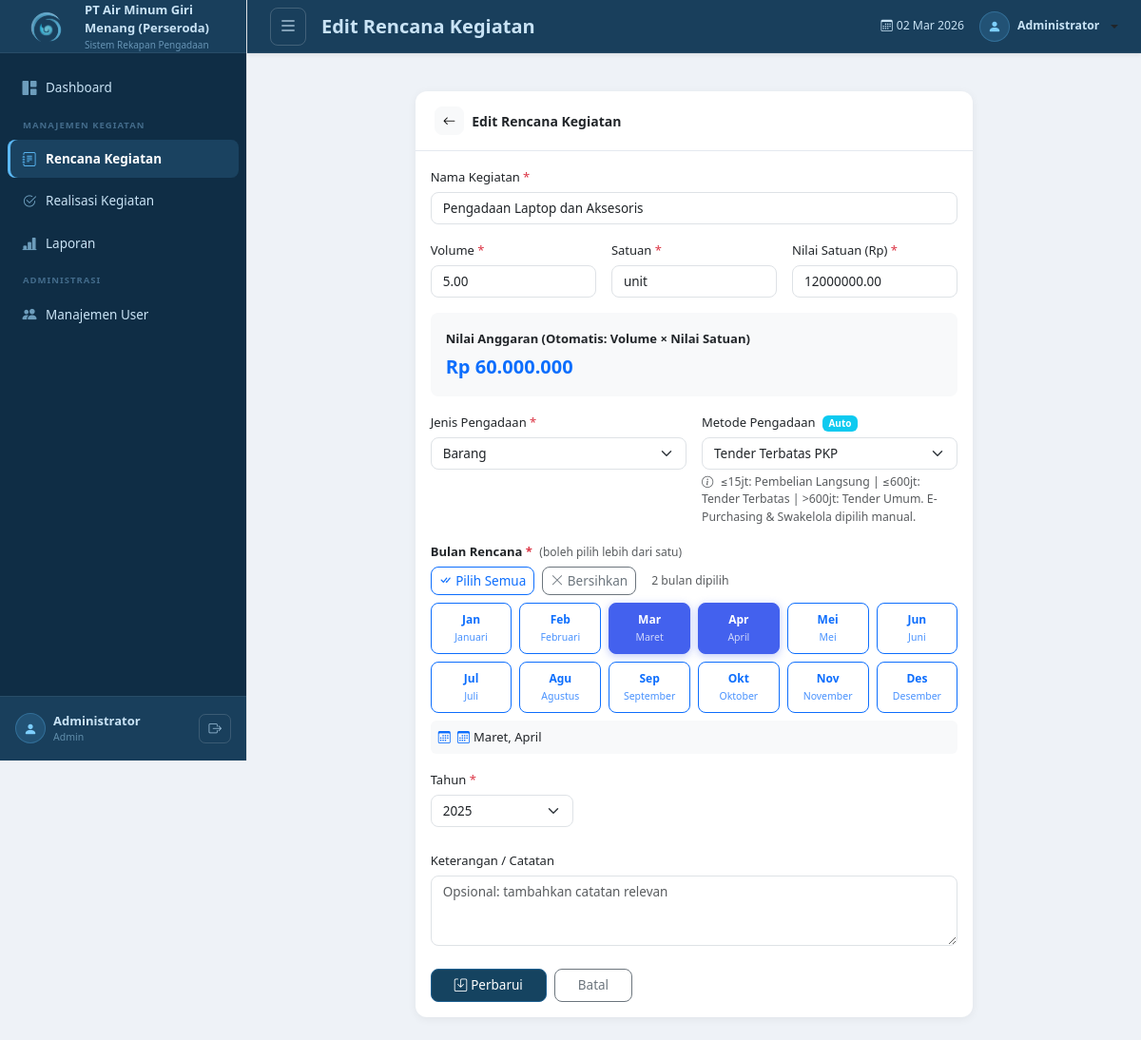
The page /modules/rencana/form.php?id=1 (signed in) on the database its author committed.
### tables this page shows
CREATE TABLE IF NOT EXISTS rencana_kegiatan (
    id INT AUTO_INCREMENT PRIMARY KEY,
    nama_kegiatan VARCHAR(255) NOT NULL,
    volume DECIMAL(15,2) NOT NULL DEFAULT 1,
    satuan VARCHAR(50) NOT NULL,
    nilai_satuan DECIMAL(20,2) NOT NULL DEFAULT 0,
    nilai_anggaran DECIMAL(20,2) NOT NULL DEFAULT 0,
    jenis_pengadaan ENUM('barang','sipil','jasa_konsultan','jasa_lainnya') NOT NULL,
    metode_pengadaan ENUM('pembelian_langsung','tender_terbatas','tender_terbatas_PKP','tender_umum','e_purchasing','swakelola') NOT NULL,
    bulan_rencana VARCHAR(30) NOT NULL,    
    tahun INT NOT NULL,
    keterangan TEXT NULL,
    created_by INT NULL,
    created_at TIMESTAMP DEFAULT CURRENT_TIMESTAMP,
    updated_at TIMESTAMP DEFAULT CURRENT_TIMESTAMP ON UPDATE CURRENT_TIMESTAMP,
    FOREIGN KEY (created_by) REFERENCES users(id) ON DELETE SET NULL
);

### includes/functions.php (called while the page is built, shortened)
<?php
function sanitize($input) {
    return htmlspecialchars(strip_tags(trim($input)), ENT_QUOTES, 'UTF-8');
}

### modules/rencana/form.php (the view, shortened to what this page needs)
<?php
require_once __DIR__ . '/../../includes/functions.php';
$db     = getDB();
$id     = isset($_GET['id']) ? (int)$_GET['id'] : 0;
$isEdit = $id > 0;
$data   = [];
if ($isEdit) {
    $q    = $db->query("SELECT * FROM rencana_kegiatan WHERE id = $id");
    $data = $q->fetch_assoc();
}
$bulanDipilih = [];
if ($isEdit && !empty($data['bulan_rencana'])) {
    $bulanDipilih = array_map('intval', explode(',', $data['bulan_rencana']));
}
include __DIR__ . '/../../includes/header.php';
?>
<div class="row justify-content-center">
<div class="col-lg-8">
<div class="card">
    <div class="card-header d-flex align-items-center gap-2">
        <a href="index.php" class="btn btn-sm btn-light"><i class="bi bi-arrow-left"></i></a>
        <span><?= $isEdit ? 'Edit' : 'Tambah' ?> Rencana Kegiatan</span>
    </div>
    <div class="card-body">
        <form method="POST" id="formRencana">
            <div class="mb-3">
                <label class="form-label">Nama Kegiatan <span class="text-danger">*</span></label>
                <input type="text" name="nama_kegiatan" class="form-control"
                       placeholder="Masukkan nama kegiatan pengadaan"
                       value="<?= sanitize($data['nama_kegiatan'] ?? $_POST['nama_kegiatan'] ?? '') ?>" required>
            </div>
            <div class="row g-3 mb-3">
                <div class="col-sm-4">
                    <label class="form-label">Volume <span class="text-danger">*</span></label>
                    <input type="number" name="volume" class="form-control" min="0.01" step="0.01"
                           placeholder="Misal: 5"
                           value="<?= $data['volume'] ?? $_POST['volume'] ?? '' ?>" required>
                </div>
                <div class="col-sm-4">
                    <label class="form-label">Satuan <span class="text-danger">*</span></label>
                    <input type="text" name="satuan" class="form-control"
                           placeholder="unit / paket / m² / dll"
                           value="<?= sanitize($data['satuan'] ?? $_POST['satuan'] ?? '') ?>" required>
                </div>
                <div class="col-sm-4">
                    <label class="form-label">Nilai Satuan (Rp) <span class="text-danger">*</span></label>
                    <input type="number" name="nilai_satuan" id="nilaiSatuan" class="form-control" min="0" step="1"
                           placeholder="0"
                           value="<?= $data['nilai_satuan'] ?? $_POST['nilai_satuan'] ?? '' ?>" required>
                </div>
            </div>
            <div class="mb-3 p-3 bg-light rounded-3">
                <label class="form-label fw-semibold">Nilai Anggaran (Otomatis: Volume × Nilai Satuan)</label>
                <div class="fs-5 fw-bold text-primary" id="displayAnggaran">
                </div>
            </div>
            <div class="row g-3 mb-3">
                <div class="col-sm-6">
                    <label class="form-label">Jenis Pengadaan <span class="text-danger">*</span></label>
                    <select name="jenis_pengadaan" class="form-select" required>
                        <?php foreach (LABEL_JENIS as $k => $v): ?>
                            <option value="<?= $k ?>" <?= ($data['jenis_pengadaan'] ?? '') === $k ? 'selected' : '' ?>>
                                <?= $v ?>
                            </option>
                        <?php endforeach; ?>
                    </select>
                </div>
                <div class="col-sm-6">
                    <label class="form-label">
                        Metode Pengadaan
                        <span class="badge bg-info ms-1" style="font-size:10px;">Auto</span>
                    </label>
                    <select name="metode_pengadaan" id="metodePengadaan" class="form-select">
                        <?php foreach (LABEL_METODE as $k => $v): ?>
                            <option value="<?= $k ?>"
                                <?= ($data['metode_pengadaan'] ?? tentukanMetode($data['nilai_anggaran'] ?? 0)) === $k ? 'selected' : '' ?>>
                                <?= $v ?>
                            </option>
                        <?php endforeach; ?>
                    </select>
                    <div class="form-text">
                        <i class="bi bi-info-circle me-1"></i>
                        ≤15jt: Pembelian Langsung | ≤600jt: Tender Terbatas | >600jt: Tender Umum.
                        E-Purchasing & Swakelola dipilih manual.
                    </div>
                </div>
            </div>
            <div class="mb-3">
                <label class="form-label fw-semibold">
                    Bulan Rencana <span class="text-danger">*</span>
                    <span class="text-muted fw-normal ms-1" style="font-size:12px;">(boleh pilih lebih dari satu)</span>
                </label>
                <div class="mb-2 d-flex gap-2">
                    <button type="button" class="btn btn-sm btn-outline-primary" onclick="pilihSemuaBulan()">
                        <i class="bi bi-check-all me-1"></i>Pilih Semua
                    </button>
                    <button type="button" class="btn btn-sm btn-outline-secondary" onclick="bersihkanBulan()">
                        <i class="bi bi-x-lg me-1"></i>Bersihkan
                    </button>
                    <span class="ms-2 align-self-center text-muted small" id="infoBulanDipilih">
                    </span>
                </div>
                <div class="row g-2" id="gridBulan">
                    <?php foreach (NAMA_BULAN as $nomor => $namaBulan):
                    ?>
                    <div class="col-6 col-sm-4 col-md-2">
                        <label class="btn btn-outline-primary w-100 btn-bulan" for="bulan<?= $nomor ?>">
                            <span class="d-block fw-semibold"><?= substr($namaBulan, 0, 3) ?></span>
                            <small class="opacity-75"><?= $namaBulan ?></small>
                        </label>
                    </div>
                    <?php endforeach; ?>
                </div>
                <div class="mt-2 p-2 bg-light rounded-2" id="ringkasanBulan" style="font-size:13px; min-height:32px;">
                    <?php if (!empty($bulanDipilih)): ?>
                        <i class="bi bi-calendar3 me-1 text-primary"></i>
                        <span id="textBulanDipilih">
                        </span>
                    <?php else: ?>
                        <span class="text-muted" id="textBulanDipilih">Belum ada bulan yang dipilih</span>
                    <?php endif; ?>
                </div>
            </div>
            <div class="mb-4">
                <label class="form-label">Tahun <span class="text-danger">*</span></label>
                <select name="tahun" class="form-select" style="max-width:150px;" required>
                    <?php for ($y = date('Y') + 1; $y >= 2020; $y--): ?>
                        <option value="<?= $y ?>" <?= ($data['tahun'] ?? date('Y')) == $y ? 'selected' : '' ?>><?= $y ?></option>
                    <?php endfor; ?>
                </select>
            </div>
            <div class="mb-4">
                <label class="form-label">Keterangan / Catatan</label>
                <textarea name="keterangan" class="form-control" rows="3"
                          placeholder="Opsional: tambahkan catatan relevan"><?= sanitize($data['keterangan'] ?? '') ?></textarea>
            </div>
            <div class="d-flex gap-2">
                <button type="submit" class="btn btn-primary px-4">
                    <i class="bi bi-save me-1"></i><?= $isEdit ? 'Perbarui' : 'Simpan' ?>
                </button>
                <a href="index.php" class="btn btn-outline-secondary px-4">Batal</a>
            </div>
        </form>
    </div>
</div>
</div>
</div>
<?php
include __DIR__ . '/../../includes/footer.php';
?>

### assets/css/style.css (style rules this page uses)
:root { --sidebar-width: 260px; --navbar-height: 56px; --primary: #1e6091; --primary-dark: #154360; --accent: #2ec4b6; --sidebar-bg: #0F2D45; --sidebar-brand-bg: #193F5C; --sidebar-border: rgba(255,255,255,0.07); --sidebar-text: #C9E3F5; --sidebar-icon: rgba(150,205,240,0.70); --sidebar-label: rgba(130,185,225,0.45); --sidebar-hover-bg: rgba(255,255,255,0.06); --sidebar-active-bg: rgba(91,184,245,0.15); --sidebar-active-text: #ffffff; --sidebar-active-line: #5BB8F5; --bg-page: #EEF2F7; --border-color: #e4e9ef; }
body { background-color: var(--bg-page); font-family: 'Segoe UI', system-ui, -apple-system, sans-serif; font-size: 14px; color: #343a40; min-height: 100vh; }
.card { border: none; border-radius: 12px; box-shadow: 0 2px 10px rgba(0,0,0,0.06); background: #ffffff; }
.card-header { background: transparent; border-bottom: 1px solid var(--border-color); padding: 1rem 1.25rem; font-weight: 600; border-radius: 12px 12px 0 0 !important; }
.form-control, .form-select { border-radius: 8px; border-color: #dee2e6; font-size: 13.5px; }
.form-label { font-weight: 500; font-size: 13px; margin-bottom: 5px; }
.btn { border-radius: 8px; font-size: 13.5px; font-weight: 500; }
.btn-primary { background: #154360; border-color: #1e6091; color: #fff; }

### modules/rencana/form.php (style rules this page uses)
.btn-bulan { padding: 8px 4px; font-size: 12px; border-radius: 8px; transition: all 0.15s; text-align: center; }
.btn-check:checked + .btn-bulan { background-color: #4361ee; border-color: #4361ee; color: white; box-shadow: 0 2px 8px rgba(67,97,238,0.35); }

### rows shown on the page
rencana_kegiatan: nama_kegiatan "Pengadaan Laptop dan Aksesoris", volume "5.00", satuan "unit", nilai_satuan "12000000.00", jenis_pengadaan "Barang", tahun "2025"

### other values the page prints
$_SESSION['user_nama'] "Administrator"
$_SESSION['user_role'] "Admin"
$pageTitle "Edit Rencana Kegiatan"
substr($namaBulan, 0, 3) "Jan"
$namaBulan "Januari"
substr($namaBulan, 0, 3) "Feb"
$namaBulan "Februari"
substr($namaBulan, 0, 3) "Mar"
$namaBulan "Maret"
substr($namaBulan, 0, 3) "Apr"
$namaBulan "April"
substr($namaBulan, 0, 3) "Mei"
$namaBulan "Mei"
substr($namaBulan, 0, 3) "Jun"
$namaBulan "Juni"
